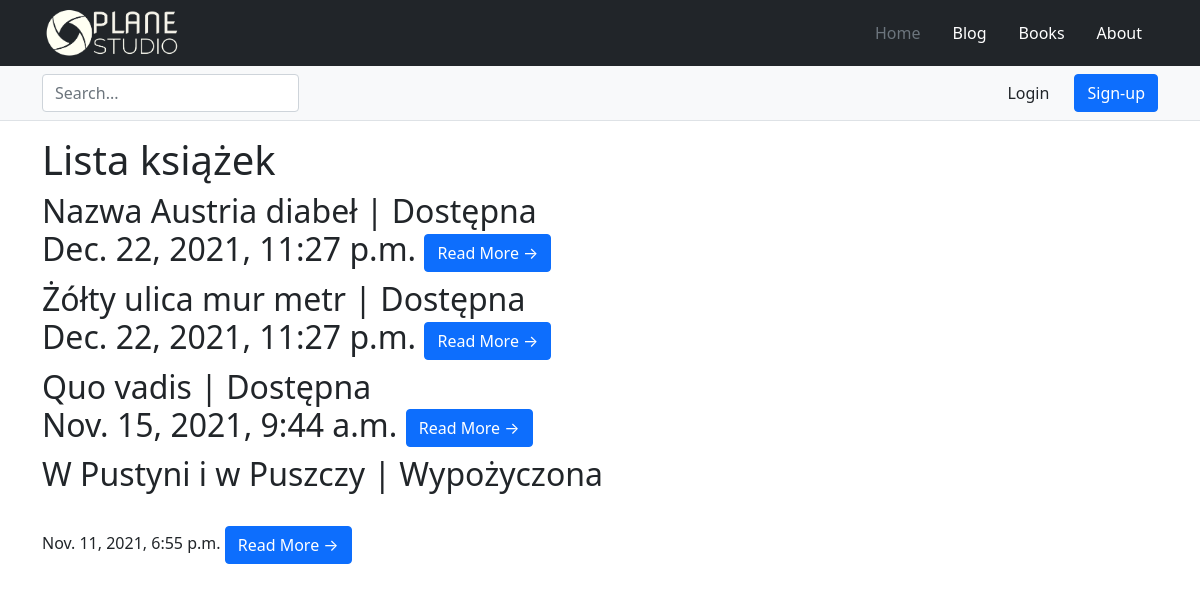
The page /books/ on the database its author committed.
### books/models.py (models this page shows, shortened)
class Book(models.Model):
    title = models.CharField(max_length=550)
    slug = models.SlugField(max_length=255, unique_for_date='created')
    description = models.TextField()
    available = models.BooleanField(default=True)
    published = models.BooleanField(default=False)
    created = models.DateTimeField(auto_now_add=True)
    modified = models.DateTimeField(auto_now=True)
    author = models.ForeignKey(Author, on_delete=models.CASCADE, null=True)
    tags = models.ManyToManyField("tags.Tag", related_name="books")
    class Meta:
        ordering = ['-created']
    def get_absolute_url(self):
        return reverse("books:book_detail", args=[self.created.year, self.slug])

### books/views.py (the view)
# urls.py: path('', books_index, name='books_index'),
def books_index(request):
    books = Book.objects.all()
    return render(request, 'books/books_list.html', {'books_list': books})

### books/templates/books/books_list.html (shortened to what this page needs)
{% extends 'main/base.html' %}
{% block content %}
<h1>Lista książek</h1>
    {% for book in books_list %}
        <div class="blog_list_item">
            <h2 class="blog_list_title">{{book.title}} |
            {% if book.available %}
               <span class="ava">Dostępna</span>
           {% else %}
               <span class="ava">Wypożyczona</span></h2>
           {% endif %}
           <br/>
             <span class="blog_list_meta">{{book.created}}  </span>
             <a href="{{ book.get_absolute_url}}" class="btn btn-sl btn-primary">Read More &rarr;</a>
        </div>
    {% endfor %}
{% endblock %}

### main/static/main/style.css (style rules this page uses)
body { min-height: 75rem; padding-top: 8.5rem; }

### rows shown on the page
Book: title "Nazwa Austria diabeł", available "Dostępna", created "Dec. 22, 2021, 11:27 p.m."
Book: title "Żółty ulica mur metr", available "Dostępna", created "Dec. 22, 2021, 11:27 p.m."
Book: title "Quo vadis", available "Dostępna", created "Nov. 15, 2021, 9:44 a.m."
Book: title "W Pustyni i w Puszczy", available "Wypożyczona", created "Nov. 11, 2021, 6:55 p.m."
